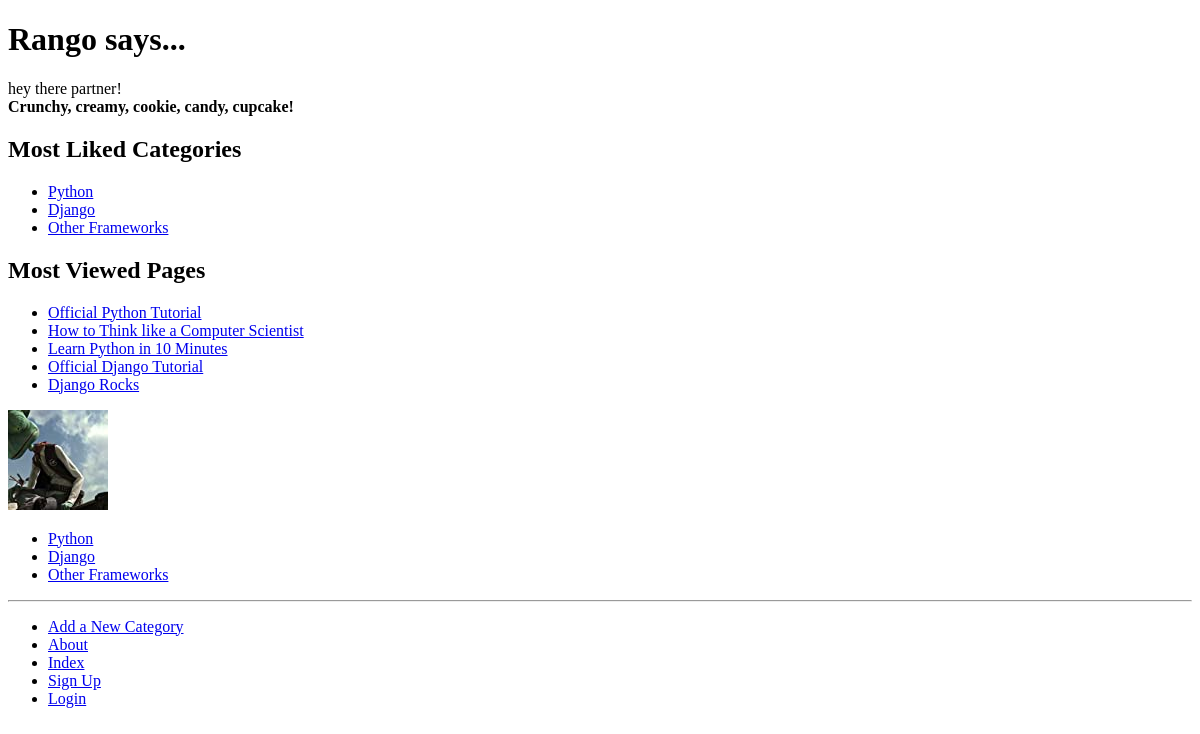
/, run on an earlier commit of the app's database.
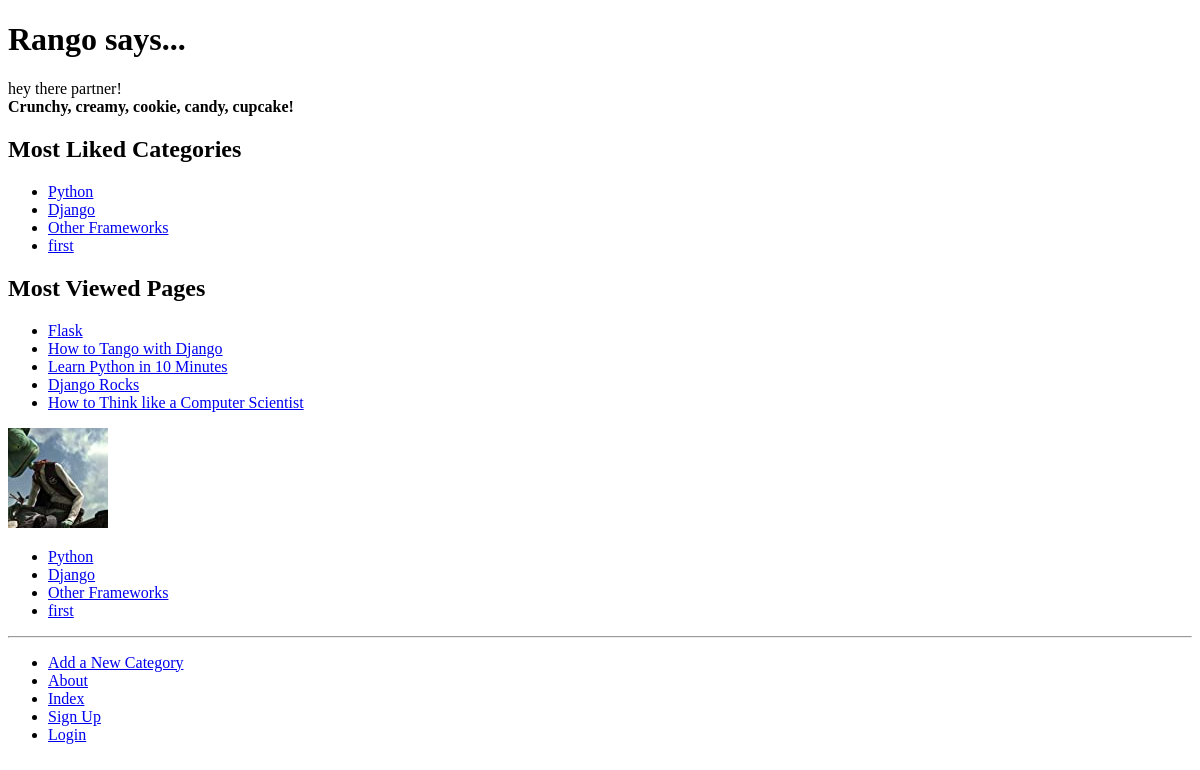
And on a later commit of the database.
### rango/models.py (models this page shows, shortened)
class Category(models.Model):
    name = models.CharField(max_length=128, unique=True)
    views = models.IntegerField(default=0)
    likes = models.IntegerField(default=0)
    slug = models.SlugField()
    slug = models.SlugField(unique=True)
    class Meta:
        verbose_name_plural = 'Categories'

class Page(models.Model):
    category = models.ForeignKey(Category, on_delete=models.CASCADE)
    title = models.CharField(max_length=128)
    url = models.URLField()
    views = models.IntegerField(default=0)

### rango/views.py (the view)
# urls.py: path('', views.index, name = 'index'),
def index(request):
    category_list = Category.objects.order_by('-likes')[:5]
    page_list = Page.objects.order_by('-views')[:5]
    context_dict = {}
    context_dict['boldmessage'] = 'Crunchy, creamy, cookie, candy, cupcake!'
    context_dict['categories'] = category_list
    context_dict['pages'] = page_list
    return render(request, 'rango/index.html', context=context_dict)

### rango/templatetags/rango_template_tags.py (called while the page is built)
@register.inclusion_tag('rango/categories.html')
def get_category_list(current_category=None):
   return {'categories': Category.objects.all(),
           'current_category': current_category}

### templates/rango/index.html (shortened to what this page needs)
{% extends 'rango/base.html' %}
{% load staticfiles %}
{% block body_block %}
    <h1>Rango says...</h1>
    <div>
        {% if user.is_authenticated %}
            howdy {{ user.username }}!
        {% else %}
            hey there partner!
        {% endif %} <br />
        <strong>{{ boldmessage }}</strong><br />
    </div>
    <div>
        <h2>Most Liked Categories</h2>
    {% if categories %}
        <ul>
        {% for category in categories %}
            <li><a href="{% url 'rango:show_category' category.slug %}">{{ category.name }}</a></li>
        {% endfor %}
        </ul>
    {% else %}
        <strong>There are no categories present.</strong>
    {% endif %}
    </div>
    <div>
        <h2>Most Viewed Pages</h2>
    {% if pages %}
        <ul>
        {% for page in pages %}
            <li><a href="{{ page.url }}">{{ page.title }}</a></li>
        {% endfor %}
        </ul>
    {% else %}
        <strong>There are no pages present.</strong>
    {% endif %}
    </div>
    <div>
        <img src="{% static 'images/rango.jpg' %}"
             alt="Picture of Rango" />
    </div>
{% endblock %}

### templates/rango/categories.html
<ul>
    {% if categories %}
        {% for c in categories %}
            {% if c == current_category %}
            <li>
            <strong>
                    <a href="{% url 'rango:show_category' c.slug %}">{{ c.name }}</a>
            </strong>
            </li>
            {% else %}
            <li>
                <a href="{% url 'rango:show_category' c.slug %}">{{ c.name }}</a>
            </li>
            {% endif %}
        {% endfor %}
    {% else %}
        <li><strong>There are no categories present.</strong></li>
    {% endif %}
</ul>

What changed in the data, as far as the page shows it:
no longer on this page (row edited): Page: title "Official Python Tutorial"
no longer on this page (row edited): Page: title "Official Django Tutorial"
added Category: name "first"
now on this page (row edited): Page: title "Flask"
now on this page (row edited): Page: title "How to Tango with Django"
changed Page "How to Think like a Computer Scientist": moves down the list
